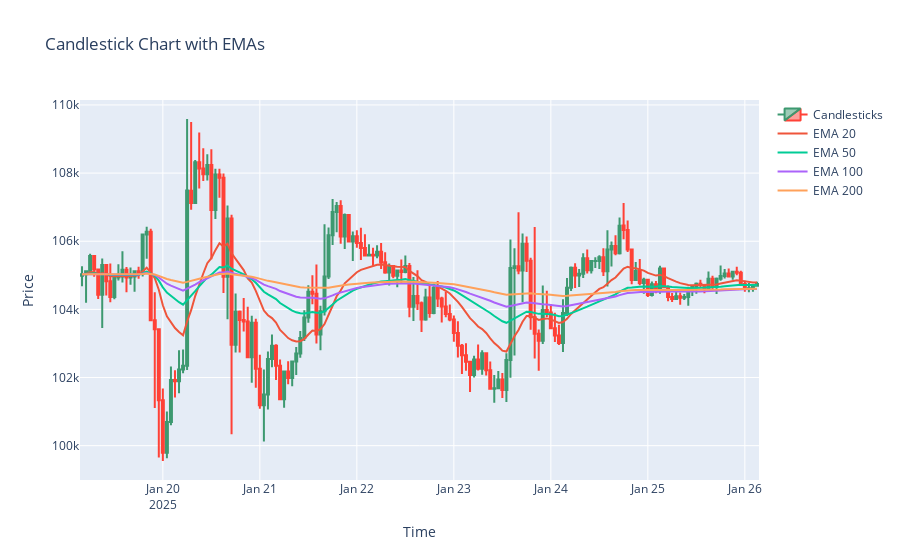

Write notebook code for a chart like this one.
### Code cell
plot_data_with_ema(df1)

### Figure 1 — Plotly figure (JSON) as saved in the notebook; plotly's stock layout.template omitted (floating-point values rounded to 4 significant figures; data arrays with more than 128 entries replaced by an {"elided": "..."} marker saying what was removed)
{"data": [{"close": {"elided": "168 str values"}, "high": {"elided": "168 str values"}, "low": {"elided": "168 str values"}, "name": "Candlesticks", "open": {"elided": "168 str values"}, "type": "candlestick", "x": {"elided": "168 str values"}}, {"mode": "lines", "name": "EMA 20", "type": "scatter", "x": {"elided": "168 str values"}, "y": {"elided": "168 float values"}}, {"mode": "lines", "name": "EMA 50", "type": "scatter", "x": {"elided": "168 str values"}, "y": {"elided": "168 float values"}}, {"mode": "lines", "name": "EMA 100", "type": "scatter", "x": {"elided": "168 str values"}, "y": {"elided": "168 float values"}}, {"mode": "lines", "name": "EMA 200", "type": "scatter", "x": {"elided": "168 str values"}, "y": {"elided": "168 float values"}}], "layout": {"title": {"text": "Candlestick Chart with EMAs"}, "xaxis": {"rangeslider": {"visible": false}, "title": {"text": "Time"}}, "yaxis": {"title": {"text": "Price"}}}}
